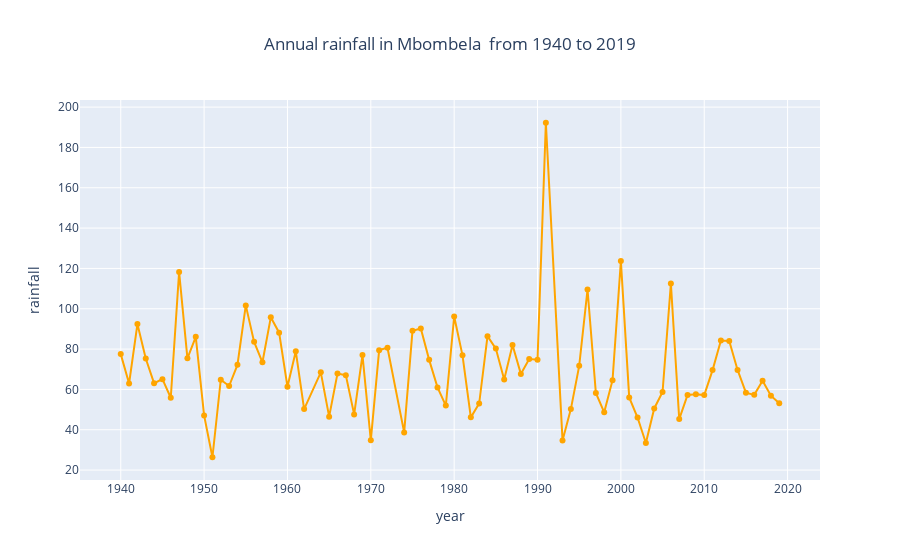

Here is the notebook cell this chart was saved with:
### Markdown cell above
# Exploratory Data Analysis

### Code cell
ax=df.groupby([df.year]).mean()['rainfall']
fig = px.line(ax, x=ax.index, y='rainfall', title='Annual rainfall in Mbombela  from 1940 to 2019')
fig.update_traces(mode='lines+markers',line=dict(color='Orange'))
fig.update(layout=dict(title=dict(x=0.5)))
fig.show()

### Figure 1 — Plotly figure (JSON) as saved in the notebook; plotly's stock layout.template omitted (floating-point values rounded to 4 significant figures)
{"data": [{"hovertemplate": "year=%{x}<br>rainfall=%{y}<extra></extra>", "legendgroup": "", "line": {"color": "Orange", "dash": "solid"}, "mode": "lines+markers", "name": "", "orientation": "v", "showlegend": false, "type": "scatter", "x": [1940, 1941, 1942, 1943, 1944, 1945, 1946, 1947, 1948, 1949, 1950, 1951, 1952, 1953, 1954, 1955, 1956, 1957, 1958, 1959, 1960, 1961, 1962, 1964, 1965, 1966, 1967, 1968, 1969, 1970, 1971, 1972, 1974, 1975, 1976, 1977, 1978, 1979, 1980, 1981, 1982, 1983, 1984, 1985, 1986, 1987, 1988, 1989, 1990, 1991, 1993, 1994, 1995, 1996, 1997, 1998, 1999, 2000, 2001, 2002, 2003, 2004, 2005, 2006, 2007, 2008, 2009, 2010, 2011, 2012, 2013, 2014, 2015, 2016, 2017, 2018, 2019], "xaxis": "x", "y": [77.51, 62.94, 92.38, 75.3, 63.05, 65.1, 55.87, 118.2, 75.41, 86.09, 47.1, 26.35, 64.78, 61.69, 72.17, 101.7, 83.58, 73.45, 95.74, 88.13, 61.34, 78.88, 50.23, 68.48, 46.47, 67.86, 67.07, 47.61, 77.03, 34.75, 79.47, 80.64, 38.69, 89.05, 90.18, 74.65, 61, 51.96, 96.16, 76.9, 46.14, 52.99, 86.42, 80.25, 64.92, 82.02, 67.69, 75.1, 74.72, 192.2, 34.7, 50.24, 71.7, 109.5, 58.25, 48.64, 64.6, 123.7, 56.04, 46.06, 33.44, 50.57, 58.68, 112.5, 45.29, 57.28, 57.57, 57.2, 69.58, 84.24, 84.0, 69.67, 58.4, 57.3, 64.32, 56.91, 53.13], "yaxis": "y"}], "layout": {"legend": {"tracegroupgap": 0}, "title": {"text": "Annual rainfall in Mbombela  from 1940 to 2019", "x": 0.5}, "xaxis": {"anchor": "y", "domain": [0, 1], "title": {"text": "year"}}, "yaxis": {"anchor": "x", "domain": [0, 1], "title": {"text": "rainfall"}}}}
